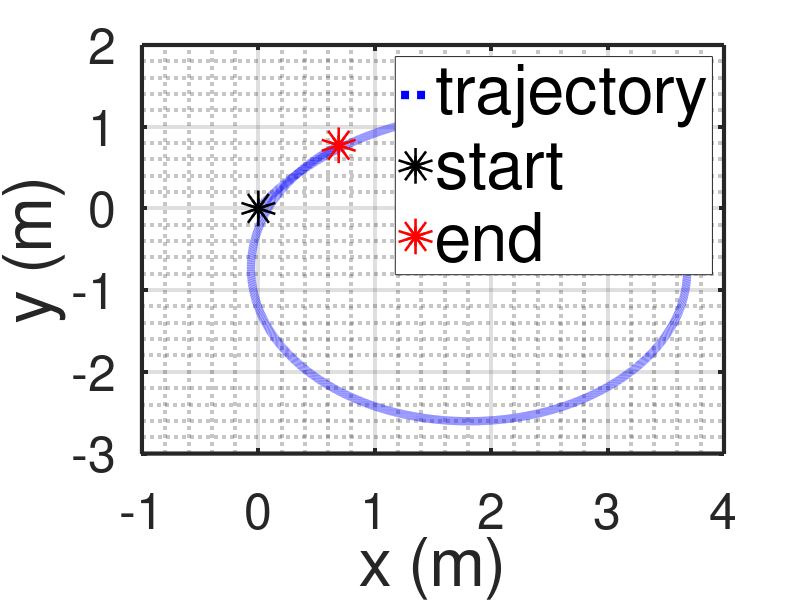
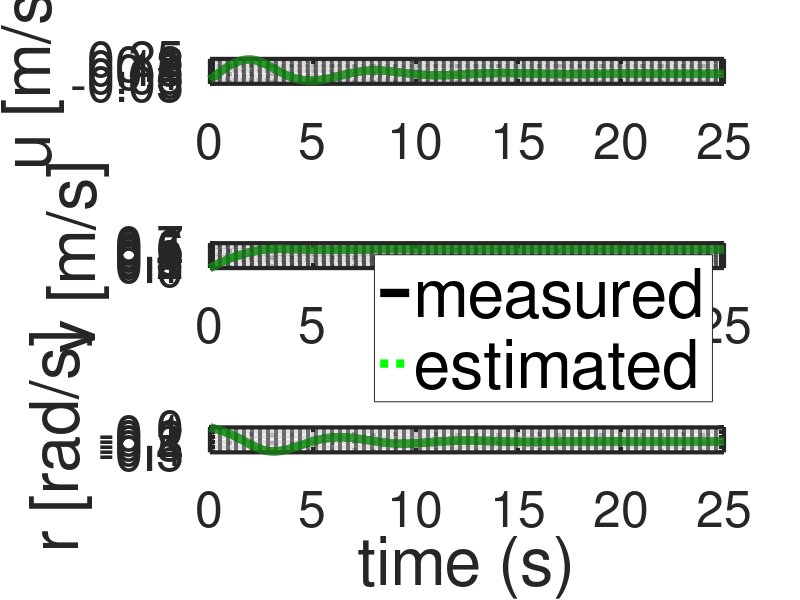
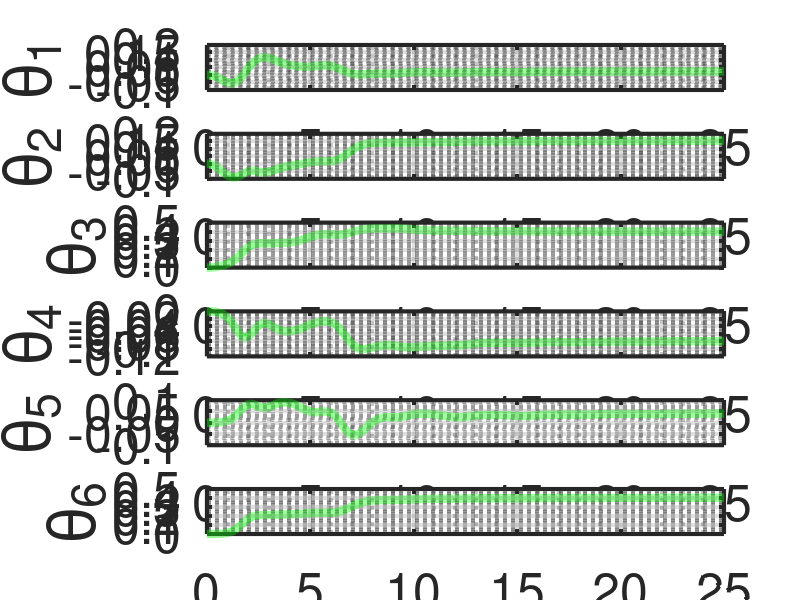

Here is the MATLAB script that generated these plots, in order:
%% Research code by Agus Hasan

clear;
clc;

%% time horizon
tf  = 25;
dt  = 0.001;
t   = dt:dt:tf;

n = 3;
r = 36;

%% True parameters

m    = 23.8;
Iz   = 1.76;
xg   = 0.046;

Xud  = -2;
Yvd  = -10;
Yrd  = 0;
Nvd  = 0;
Nrd  = -1;

Xu   = -0.7225;
Xuu  = -1.3274;
Yv   = -0.8612;
Yvv  = -36.2823;
Yr   = 0.1079;
Nv   = 0.1052;
Nr  = -0.5;
Nrr = -1;

%% system description
M = [m-Xud 0 0;0 m-Yvd m*xg-Yrd;0 m*xg-Nvd Iz-Nrd];
B = dt*[zeros(3);inv(M)];
C = [0 0 0 1 0 0;0 0 0 0 1 0; 0 0 0 0 0 1];

%% state initialization
x        = [0;0;0;0;0;0];
y        = [0;0;0];
vhat     = [0;0;0];
thetahat = zeros(r,1);
 
%% known paramaters
m11 = M(1,1);
m22 = M(2,2);
m23 = M(2,3);
m32 = M(3,2);
m33 = M(3,3);
mt  = m22*m33-m23*m32;

alpha1 = dt*(m-Yvd)/(m-Xud);
alpha2 = dt*(m*xg-Yrd)/(m-Xud);
alpha3 = (-dt*(Iz-Nrd)*(m-Xud)/mt)+(dt*(m*xg-Yrd)*(m*xg-Yrd)/mt);
alpha4 = dt*(m*xg-Yrd)*(Xud-Yvd)/mt;
alpha5 = (dt*(m*xg-Nvd)*(m-Xud)/mt)-(dt*(m-Yvd)*(m*xg-Yrd)/mt);
alpha6 = -dt*(m-Yvd)*(Xud-Yvd)/mt;

beta1  = dt*Xu/(m-Xud);
beta2  = dt*Xuu/(m-Xud);
beta3  = (dt*(Iz-Nrd)*Yv/mt)-(dt*(m*xg-Yrd)*Nv/mt);
beta4  = (dt*(Iz-Nrd)*Yr/mt)-(dt*(m*xg-Yrd)*Nr/mt);
beta5  = dt*(Iz-Nrd)*Yvv/mt;
beta6  = -dt*(m*xg-Yrd)*Nrr/mt;
beta7  = (dt*(m-Yvd)*Nv/mt)-(dt*(m*xg-Nvd)*Yv/mt);
beta8  = (dt*(m-Yvd)*Nr/mt)-(dt*(m*xg-Nvd)*Yr/mt);
beta9  = -dt*(m*xg-Nvd)*Yvv/mt;
beta10 = dt*(m-Yvd)*Nrr/mt;

%% initial control inputs
%u     = [40 10 1]';
u     = [5 10 0]';

%% for plotting
uArray          = [];
xArray          = [];
yArray          = [];
vhatArray       = [];
thetahatArray   = [];

%% Initialization for estimator

Pplus       = 100000*eye(n);
QF          = 10*eye(n);
RF          = 10*eye(n);
a           = 0.999;
UpsilonPlus = 0*zeros(n,r);
S           = 1*eye(r);
lambda      = 0.9999;

%% simulation
for i=1:(tf/dt)
    
    %u     = [40*sin(i*dt) 10*cos(i*dt) 1*cos(i*dt)]';

    uArray         = [uArray u];
    xArray         = [xArray x];
    yArray         = [yArray y];
    vhatArray      = [vhatArray vhat];
    thetahatArray  = [thetahatArray thetahat]; 

    Cvv = [alpha1*x(5)*x(6)+alpha2*x(6)^2;alpha3*x(4)*x(6)+alpha4*x(4)*x(5);alpha5*x(4)*x(6)+alpha6*x(4)*x(5)];
    Dvv = [beta1*x(4)+beta2*abs(x(4))*x(4);beta3*x(5)+beta4*x(6)+beta5*abs(x(5))*x(5)+beta6*abs(x(6))*x(6);beta7*x(5)+beta8*x(6)+beta9*abs(x(5))*x(5)+beta10*abs(x(6))*x(6)];

    x = x+[dt*(cos(x(3))*x(4)-sin(x(3))*x(5));dt*(sin(x(3))*x(4)+cos(x(3))*x(5));dt*x(6);Cvv+Dvv]+B*u;
    y = C*x;

%    Phi = [vhat(2)*vhat(3) vhat(3)^2 vhat(1) abs(vhat(1))*vhat(1) 0 0 0 0 0 0 0 0 0 0 0 0;
%          0 0 0 0 vhat(1)*vhat(3) vhat(1)*vhat(2) vhat(2) vhat(3) abs(vhat(2))*vhat(2) abs(vhat(3))*vhat(3) 0 0 0 0 0 0;
%          0 0 0 0 0 0 0 0 0 0 vhat(1)*vhat(3) vhat(1)*vhat(2) vhat(2) vhat(3) abs(vhat(2))*vhat(2) abs(vhat(3))*vhat(3)];

%     Phi = [vhat(1) vhat(2) vhat(3) vhat(1)^2 vhat(2)^2 vhat(3)^2 vhat(1)^3 vhat(2)^3 vhat(3)^3 zeros(1,18);
%            zeros(1,9) vhat(1) vhat(2) vhat(3) vhat(1)^2 vhat(2)^2 vhat(3)^2 vhat(1)^3 vhat(2)^3 vhat(3)^3 zeros(1,9);
%            zeros(1,18) vhat(1) vhat(2) vhat(3) vhat(1)^2 vhat(2)^2 vhat(3)^2 vhat(1)^3 vhat(2)^3 vhat(3)^3];

    Phi = [vhat(1) vhat(2) vhat(3) vhat(1)*vhat(2) vhat(1)*vhat(3) vhat(2)*vhat(3) vhat(1)^2 vhat(2)^2 vhat(3)^2 vhat(1)^3 vhat(2)^3 vhat(3)^3 zeros(1,24);
           zeros(1,12) vhat(1) vhat(2) vhat(3) vhat(1)*vhat(2) vhat(1)*vhat(3) vhat(2)*vhat(3) vhat(1)^2 vhat(2)^2 vhat(3)^2 vhat(1)^3 vhat(2)^3 vhat(3)^3 zeros(1,12);
           zeros(1,24) vhat(1) vhat(2) vhat(3) vhat(1)*vhat(2) vhat(1)*vhat(3) vhat(2)*vhat(3) vhat(1)^2 vhat(2)^2 vhat(3)^2 vhat(1)^3 vhat(2)^3 vhat(3)^3];

    % Estimation using adaptive KF
    Pmin  = Pplus+QF;
    Sigma = Pmin+RF;
    KF    = Pmin*inv(Sigma);
    Pplus = (eye(n)-KF)*Pmin;
     
    ytilde = y-(vhat+dt*inv(M)*(u)+Phi*thetahat);
    QF    = a*QF + (1-a)*(KF*(ytilde*ytilde')*KF');    
    RF    = a*RF + (1-a)*(ytilde*ytilde'+Pmin);
 
    Upsilon = (eye(n)-KF)*(eye(n))*UpsilonPlus+(eye(n)-KF)*Phi;
    Omega   = eye(n)*UpsilonPlus+Phi;
    Lambda  = inv(lambda*Sigma+Omega*S*Omega');
    Gamma1  = S*Omega'*Lambda;
    S       = (1/lambda)*S-(1/lambda)*S*Omega'*Lambda*Omega*S;
    UpsilonPlus = Upsilon;
    
    thetahat  = thetahat + Gamma1*ytilde;
    vhat      = vhat+dt*inv(M)*(u)+Phi*thetahat+KF*ytilde+Upsilon*Gamma1*ytilde;

end

Temp1 = inv([-dt*m23/mt dt*m33/mt;dt*m22/mt -dt*m32/mt])*[thetahatArray(7,:);thetahatArray(13,:)];
Temp2 = inv([-dt*m23/mt dt*m33/mt;dt*m22/mt -dt*m32/mt])*[thetahatArray(8,:);thetahatArray(14,:)];

figure(1)
plot(xArray(1,:),xArray(2,:), ':b', 'LineWidth', 6)
hold on;
plot(xArray(1,1),xArray(2,1), 'ok', 'LineWidth', 20)
hold on;
plot(xArray(1,end),xArray(2,end), 'or', 'LineWidth', 20)
set(gca,'color','#EEEEEE','LineWidth',3,'FontSize',36)
grid on;
grid minor;
legend('trajectory','start','end','FontSize',48)
xlabel('x (m)','FontSize',48)
ylabel('y (m)','FontSize',48)

figure(2)
subplot(3,1,1)
plot(t,yArray(1,:), '-k', 'LineWidth', 6)
hold on;
plot(t,vhatArray(1,:), ':g', 'LineWidth', 6)
set(gca,'color','#EEEEEE','LineWidth',3,'FontSize',36)
grid on;
grid minor;
ylabel('u [m/s]','FontSize',48)
subplot(3,1,2)
plot(t,yArray(2,:), '-k', 'LineWidth', 6)
hold on;
plot(t,vhatArray(2,:), ':g', 'LineWidth', 6)
grid on;
grid minor;
set(gca,'color','#EEEEEE','LineWidth',3,'FontSize',36)
ylabel('v [m/s]','FontSize',48)
legend('measured','estimated','FontSize',48)
subplot(3,1,3)
plot(t,yArray(3,:), '-k', 'LineWidth', 6)
hold on;
plot(t,vhatArray(3,:), ':g', 'LineWidth', 6)
set(gca,'color','#EEEEEE','LineWidth',3,'FontSize',36)
grid on;
grid minor;
ylabel('r [rad/s]','FontSize',48)
xlabel('time (s)','FontSize',48)

figure(3)
subplot(6,1,1)
plot(t,thetahatArray(1,:)/dt, ':g', 'LineWidth', 6)
set(gca,'color','#EEEEEE','LineWidth',3,'FontSize',36)
grid on;
grid minor;
ylabel('\theta_1','FontSize',48)
subplot(6,1,2)
plot(t,thetahatArray(2,:)/dt, ':g', 'LineWidth', 6)
set(gca,'color','#EEEEEE','LineWidth',3,'FontSize',36)
grid on;
grid minor;
ylabel('\theta_2','FontSize',48)
subplot(6,1,3)
plot(t,thetahatArray(3,:)/dt, ':g', 'LineWidth', 6)
set(gca,'color','#EEEEEE','LineWidth',3,'FontSize',36)
grid on;
grid minor;
ylabel('\theta_3','FontSize',48)
subplot(6,1,4)
plot(t,thetahatArray(4,:)/dt, ':g', 'LineWidth', 6)
set(gca,'color','#EEEEEE','LineWidth',3,'FontSize',36)
grid on;
grid minor;
ylabel('\theta_4','FontSize',48)
subplot(6,1,5)
plot(t,thetahatArray(5,:)/dt, ':g', 'LineWidth', 6)
set(gca,'color','#EEEEEE','LineWidth',3,'FontSize',36)
grid on;
grid minor;
ylabel('\theta_5','FontSize',48)
subplot(6,1,6)
plot(t,thetahatArray(6,:)/dt, ':g', 'LineWidth', 6)
set(gca,'color','#EEEEEE','LineWidth',3,'FontSize',36)
grid on;
grid minor;
ylabel('\theta_6','FontSize',48)
xlabel('time (s)','FontSize',48)

% figure(4)
% subplot(3,1,1)
% plot(t,thetahatArray(1,:)/dt, ':g', 'LineWidth', 6)
% set(gca,'color','#EEEEEE','LineWidth',3,'FontSize',36)
% grid on;
% grid minor;
% ylabel('\theta_1','FontSize',48)
% subplot(3,1,2)
% plot(t,thetahatArray(2,:)/dt, ':g', 'LineWidth', 6)
% set(gca,'color','#EEEEEE','LineWidth',3,'FontSize',36)
% grid on;
% grid minor;
% ylabel('\theta_2','FontSize',48)
% subplot(3,1,3)
% plot(t,thetahatArray(3,:)/dt, ':g', 'LineWidth', 6)
% set(gca,'color','#EEEEEE','LineWidth',3,'FontSize',36)
% grid on;
% grid minor;
% ylabel('\theta_3','FontSize',48)
% xlabel('time (s)','FontSize',48)

thetahatArray(:,end)/dt